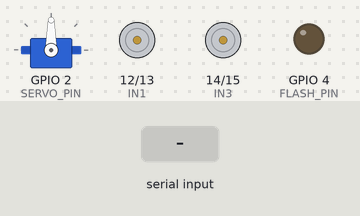
The program below on a simulated ESP32. Shown: servo, motor-driver pin pairs drawn as motors (green arrow = first pin HIGH = forward, orange = second pin HIGH = backward, longer = more drive), output pins drawn as LEDs (lit = HIGH). The test bench sets the inputs (shaded band). WiFi joins after 1.5 s; servers stay silent unless stated; nothing arrives over Bluetooth unless stated; the camera gives no picture; what the program prints to the serial monitor is not drawn.

Above: at 5.0 s.
5.1 s: "<F>" received over the second serial link
At 7.7 s:
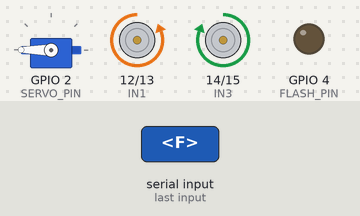
8.1 s: "<B>" received over the second serial link
At 9.3 s:
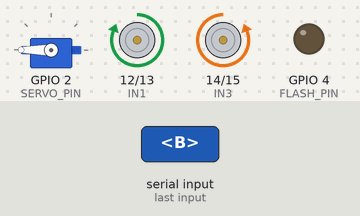
9.6 s: "<L>" received over the second serial link
At 10.6 s:
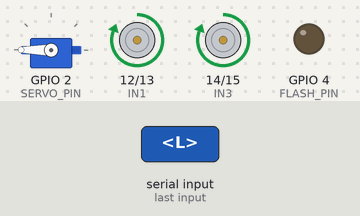
11.1 s: "<R>" received over the second serial link
At 11.7 s:
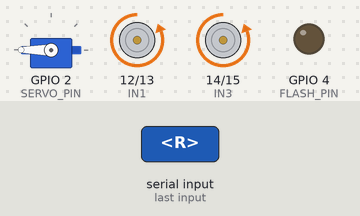
12.6 s: "<S>" received over the second serial link
At 12.9 s:
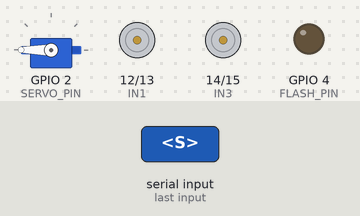
14.1 s: "<,>" received over the second serial link
At 15.2 s:
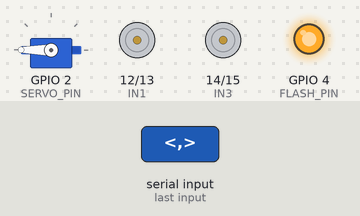
Timing chart, 0 to 16.6 s (numbered marks = the images above; inputs shaded):
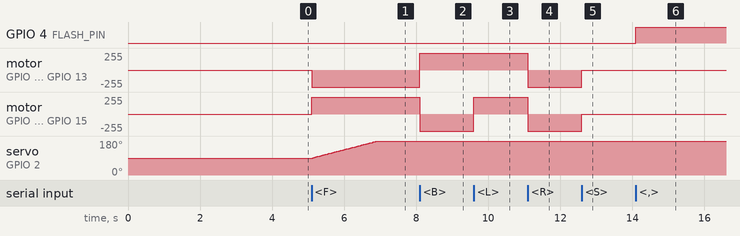

Measured:
- after the input at 5.1 s, motor on GPIO 12 (IN1) / GPIO 13 (IN2): stopped → backward 255/255 at once; motor on GPIO 14 (IN3) / GPIO 15 (IN4): stopped → forward 255/255 at once; servo on GPIO 2 (SERVO_PIN): moves from 90° to 180° over 1.8 s, starting at once
- after the input at 8.1 s, motor on GPIO 12 (IN1) / GPIO 13 (IN2): backward 255/255 → forward 255/255 at once; motor on GPIO 14 (IN3) / GPIO 15 (IN4): forward 255/255 → backward 255/255 at once
- after the input at 9.6 s, motor on GPIO 14 (IN3) / GPIO 15 (IN4): backward 255/255 → forward 255/255 at once
- after the input at 11.1 s, motor on GPIO 12 (IN1) / GPIO 13 (IN2), motor on GPIO 14 (IN3) / GPIO 15 (IN4): forward 255/255 → backward 255/255 at once
- after the input at 12.6 s, motor on GPIO 12 (IN1) / GPIO 13 (IN2), motor on GPIO 14 (IN3) / GPIO 15 (IN4): backward 255/255 → stopped at once
- after the input at 14.1 s, GPIO 4 (FLASH_PIN): LOW → HIGH at once

The program:

main.cpp
```cpp
// Sources-
// BLE (e.g. GATT [hierarchy...]) vs BT Classic (e.g. SPP)
// https://youtu.be/P0aqbD9umDE, https://youtu.be/wkO-ytWVvC0
// https://github.com/espressif/arduino-esp32/tree/master/libraries/BLE
// MIT App Inventor- https://youtu.be/qS4WtLu5wzE
// Servomotor- https://www.youtube.com/shorts/G6hntRnA8fM

// ESP32-CAM CH340 HW-818 (uses ESP32-S chip/MCU), AI Thinker ESP32-CAM
// OV2640 Camera Sensor
// Hold Flash... > Upload > Connecting... (Click RST) > Writing @ 0x00... (Release Flash)
// Click RST to start program...

// millis()- returns #ms passed since MCU started running program (up to ~49days)
// delay()- blocking, millis()- non-blocking

// PSRAM, DRAM, IRAM?

// <>- built-in (Arduino Framework, Espressif32 Platform), ""- 3rd-party
#include <Arduino.h>
#include <WiFi.h>
// #include <LittleFS.h>  //
#include <BluetoothSerial.h>  // BT Classic (Serial Port Profile / SPP, like UART)
// #include <BLEDevice.h>
// #include <BLEUtils.h>
// #include <BLEServer.h>
// #include <BLECharacteristic.h>
// #include <BLE2902.h>
#include "ESP32Servo.h"
// #include "CameraController.h"

#include "esp_camera.h"
#define CAMERA_MODEL_AI_THINKER // Has PSRAM
// #include "app_httpd.cpp"
#include "camera_pins.h"
#include <WebServer.h>

// Pins
const int IN1 = 12;   // Motor A direction pin 1
const int IN2 = 13;   // Motor A direction pin 2
const int IN3 = 14;   // Motor B direction pin 1
const int IN4 = 15;   // Motor B direction pin 2
// const int ENA = 2;    // PWM for Motor A
// const int ENB = 16;   // PWM for Motor B
// #define LED_PIN 2  // or 32/33/4/3
const int FLASH_PIN = 4;
bool isFlash = false;

// PWM channels for ESP32
// const int pwmChannelA = 0;  // 0-15
// const int pwmChannelB = 1;
// const int pwmFreq = 15000;
// const int pwmResolution = 8;  // Bits, 0–255

// WiFi- enter credentials
const char* SSID = "";  // Init pointer
const char* PASSWORD = "";
// WiFiServer Server(80);  // Port 80?

// Bluetooth
BluetoothSerial SerialBT;

// Servomotor
Servo MyServo;
const int SERVO_PIN = 2;
int angle = 90;
const int minPulseWidth = 500;  // 0.5ms
const int maxPulseWidth = 2400;  // 2.5ms
int targetAngle = 90;
int tiltDir = 0;  // 0- stop, -1- left, 1- right
unsigned long lastMove = 0;
const int ROTATE_SPEED = 20;  // ms per step

// Camera
// CameraController cam;
WebServer Server(80);  // Initializes web server obj... listen to incoming HTTP web reqs on port80
// void startCameraServer();
// void setupLedFlash(int pin);
// void handleJPGStream();
const int DELAY_CAMERA = 60;

// Helper funcs
bool setupCamera() {
  camera_config_t config;
  config.ledc_channel = LEDC_CHANNEL_0;
  config.ledc_timer = LEDC_TIMER_0;
  config.pin_d0 = Y2_GPIO_NUM;
  config.pin_d1 = Y3_GPIO_NUM;
  config.pin_d2 = Y4_GPIO_NUM;
  config.pin_d3 = Y5_GPIO_NUM;
  config.pin_d4 = Y6_GPIO_NUM;
  config.pin_d5 = Y7_GPIO_NUM;
  config.pin_d6 = Y8_GPIO_NUM;
  config.pin_d7 = Y9_GPIO_NUM;
  config.pin_xclk = XCLK_GPIO_NUM;
  config.pin_pclk = PCLK_GPIO_NUM;
  config.pin_vsync = VSYNC_GPIO_NUM;
  config.pin_href = HREF_GPIO_NUM;
  config.pin_sccb_sda = SIOD_GPIO_NUM;
  config.pin_sccb_scl = SIOC_GPIO_NUM;
  config.pin_pwdn = PWDN_GPIO_NUM;
  config.pin_reset = RESET_GPIO_NUM;
  config.xclk_freq_hz = 20000000;
  // config.frame_size = FRAMESIZE_UXGA;
  // config.frame_size = FRAMESIZE_QVGA;  // 320x240
  config.pixel_format = PIXFORMAT_JPEG; // for streaming
  //config.pixel_format = PIXFORMAT_RGB565; // for face detection/recognition
  // config.grab_mode = CAMERA_GRAB_WHEN_EMPTY;
  config.grab_mode = CAMERA_GRAB_LATEST;
  config.fb_location = CAMERA_FB_IN_PSRAM;
  config.jpeg_quality = 10;  // 0-63 (higher-worst), 10/12/15/20/35/30/35
  config.fb_count = 1;
  // PSRAM, DRAM, IRAM?

  // Better settings
  config.frame_size = FRAMESIZE_UXGA;

  // camera init
  esp_err_t err = esp_camera_init(&config);
  if (err != ESP_OK) {
    Serial.printf("Camera init failed 0x%x\n", err);
    return false;
    // delay(3000);
    // ESP.restart();
  }

  // // Reduce final frame size further for stability
  sensor_t * s = esp_camera_sensor_get();
  // s->set_framesize(s, FRAMESIZE_QVGA);  // Fastest + least IRAM
  if (s) {
    // s->set_framesize(s, FRAMESIZE_QVGA);
    // reduce features that increase CPU
    // s->set_gain_ctrl(s, 0);     // gain control off
    // s->set_exposure_ctrl(s, 0); // exposure off (auto exposure costs cycles)
    // s->set_whitebal(s, 0);      // white balance off
    s->set_wb_mode(s, 3);       // 0:sunny, 1:cloudy, 2:office, 3:home
    s->set_special_effect(s, 0);

    // Better settings
    // Other settings- brightness, contrast, saturation [-2, 2], sharpness [0, 3]
    s->set_framesize(s, FRAMESIZE_UXGA);
    s->set_aec2(s, 1);  // Auto Exposure improved
    s->set_exposure_ctrl(s, 1);
    s->set_gain_ctrl(s, 1);
    s->set_whitebal(s, 1);
    // s->set_blc(s, 1);  // Backlight Compensation

    s->set_brightness(s, 1);
    s->set_contrast(s, 1);
    s->set_saturation(s, 0);
  }

// Setup LED FLash if LED pin is defined in camera_pins.h
// #if defined(LED_GPIO_NUM)
//   setupLedFlash(LED_GPIO_NUM);
// #endif

  return true;
}

// HTML for online camera...- typical structure in C++ notes...
// Stored in progmem/flash instead of ram
const char index_html[] PROGMEM = R"rawliteral(
<!DOCTYPE html>
<html>
<head>
  <meta charset="UTF-8">
  <meta name="viewport" content="width=device-width, initial-scale=1.0">
  <title>ESP32 RC Car Stream</title>
</head>

<body style="padding: 50px; margin:0; background:black;">
  <img src="/stream" width="100%" height="auto" />
</body>
</html>
)rawliteral";
// rawliteral- delimiter name,

void handleStream() {
  WiFiClient Client = Server.client();
  if (!Client) return;

  Client.println("HTTP/1.1 200 OK");
  Client.println("Content-Type: multipart/x-mixed-replace; boundary=frame");
  Client.println("Cache-Control: no-cache\n");

  while (Client.connected()){
    camera_fb_t * fb = esp_camera_fb_get();
    if(!fb) break;

    Client.printf("--frame\r\nContent-Type: image/jpeg\r\nContent-Length: %u\r\n\r\n", fb->len);
    Client.write(fb->buf, fb->len);
    Client.write("\r\n");

    esp_camera_fb_return(fb);
    delay(DELAY_CAMERA);
  }
}

void handleCapture() {
  WiFiClient Client = Server.client();
  camera_fb_t * fb = esp_camera_fb_get();

  if(!fb){
    Server.send(500, "text/plain", "Camera capture failed");
    return;
  }

  Server.sendHeader("Cache-Control", "no-store, no-cache, must-revalidate, max-age=0");
  Server.sendHeader("Pragma", "no-cache");
  Server.sendHeader("Expires", "0");
  Server.setContentLength(fb->len);
  Server.send(200, "image/jpeg", "");

  if (Client) {
    Client.write(fb->buf, fb->len);
  }
  esp_camera_fb_return(fb);
}

void handleRoot() {
  // Server.send_P(200, "text/html", index_html);
  handleCapture();
}

void handleNotFound() {
  Server.send(404, "text/plain", "Not Found");
}

void startCameraServer() {
  Server.on("/", HTTP_GET, handleRoot);
  Server.on("/stream", HTTP_GET, handleStream);
  Server.on("/capture", HTTP_GET, handleCapture);
  Server.onNotFound(handleNotFound);
  Server.begin();
  Serial.println("Camera Server started");
}

void forward(int speed) {
  digitalWrite(IN1, LOW);
  digitalWrite(IN2, HIGH);

  digitalWrite(IN3, HIGH);
  digitalWrite(IN4, LOW);

  // ledcWrite(pwmChannelA, speed);
  // ledcWrite(pwmChannelB, speed);
  Serial.println("Forward");
}

void backward() {
  digitalWrite(IN1, HIGH);
  digitalWrite(IN2, LOW);

  digitalWrite(IN3, LOW);
  digitalWrite(IN4, HIGH);

  Serial.println("Backward");
}

void left() {
  digitalWrite(IN1, HIGH);
  digitalWrite(IN2, LOW);

  digitalWrite(IN3, HIGH);
  digitalWrite(IN4, LOW);

  Serial.println("Left");
}

void right() {
  digitalWrite(IN1, LOW);
  digitalWrite(IN2, HIGH);

  digitalWrite(IN3, LOW);
  digitalWrite(IN4, HIGH);

  Serial.println("Right");
}

void stopCar() {
  // ledcWrite(pwmChannelA, 0);
  // ledcWrite(pwmChannelB, 0);
  digitalWrite(IN1, LOW);
  digitalWrite(IN2, LOW);
  digitalWrite(IN3, LOW);
  digitalWrite(IN4, LOW);

  Serial.println("Stop");
}

// void tiltLeft() {
//   if (angle > 0 && angle <= 180) {
//     angle--;
//     MyServo.write(angle);
//     delay(20);
//   }
// }

// void tiltRight() {
//   if (angle < 180 && angle >= 0) {
//     angle++;
//     MyServo.write(angle);
//     delay(20);
//   }
// }

// void tiltCenter() {
//   while (angle != 90) {
//     if (angle < 90 && angle >= 0) tiltRight();
//     if (angle > 90 && angle <= 180) tiltLeft();
//   }
// }

void flash() {
  if (isFlash == false) digitalWrite(FLASH_PIN, LOW);
  else if (isFlash == true) digitalWrite(FLASH_PIN, HIGH);
}

void setup() {
  // Direction pins
  pinMode(IN1, OUTPUT);
  pinMode(IN2, OUTPUT);
  pinMode(IN3, OUTPUT);
  pinMode(IN4, OUTPUT);

  pinMode(FLASH_PIN, OUTPUT);

  Serial.begin(115200);
  // Serial.setDebugOutput(true);
  delay(500);

  // Setup PWM channels
  // ledcSetup(pwmChannelA, pwmFreq, pwmResolution);
  // ledcSetup(pwmChannelB, pwmFreq, pwmResolution);
  // ledcSetup(pwmChannelLed, pwmFreq2, pwmResolution);

  // Attach PWM pins
  // ledcAttachPin(ENA, pwmChannelA);
  // ledcAttachPin(ENB, pwmChannelB);
  // ledcAttachPin(FLASH_LED, pwmChannelLed);

  // Bluetooth
  SerialBT.begin("ESP32RC");
  Serial.println("Connecting to Bluetooth");
  delay(500);

  // Servo
  MyServo.attach(SERVO_PIN, minPulseWidth, maxPulseWidth);
  MyServo.setPeriodHertz(50);  // 50Hz
  MyServo.write(angle);
  delay(500);

  // WiFi
  WiFi.begin(SSID, PASSWORD);
  // WiFi.setSleep(false);
  Serial.print("Connecting to WiFi.");
  while (WiFi.status() != WL_CONNECTED) {
    delay(500);
    Serial.print(".");
  }
  Serial.print("\nConnected to WiFi: ");
  Serial.println(WiFi.localIP());
  // Serial.print(WiFi.localIP().toString());
  // Server.begin();
  delay(500);

  // Init cam & start server
  // cam.begin();
  setupCamera();
  startCameraServer();

  Serial.println("Start");
  // ledcWrite(pwmChannelLed, 10);
  // delay(1000);
  // ledcWrite(pwmChannelLed, 0);
}

void loop() {
  // WiFiClient client = server.available();
  // if (!client) return;

  // String req = client.readStringUntil('\r');
  // client.flush();

  // // Process reqs from web page
  // if (req.indexOf("/forward") != -1) { forward(255); }
  // if (req.indexOf("/backward") != -1) { backward(255); }
  // if (req.indexOf("/left") != -1) { left(255); }
  // if (req.indexOf("/right") != -1) { right(255); }
  // if (req.indexOf("/stopCar") != -1) { stopCar(); }

  // // Send the webpage
  // client.println("HTTP/1.1 200 OK");
  // client.println("Content-type:text/html");
  // client.println("Access-Control-Allow-Origin: *");
  // client.println();
  // client.println("OK");

  Server.handleClient();

  if (SerialBT.available()) {
    char cmd = SerialBT.read();
    Serial.print("Clicked: ");
    Serial.println(cmd);

    //
    if(cmd == 'F') forward(255);
    else if(cmd == 'B') backward();
    else if(cmd == 'L') left();
    else if(cmd == 'R') right();
    else if(cmd == 'S') stopCar();

    if(cmd == '<') { tiltDir = -1; }
    else if(cmd == '>') { tiltDir = 1; }
    else if(cmd == 'C') { tiltDir = 0; targetAngle = 90; }
    else if(cmd == '.') { tiltDir = 0; targetAngle = angle; }

    if(cmd == ',') {
      if (isFlash == true) { isFlash = false; }
      else if (isFlash == false) { isFlash = true; }
      // isFlash = !isFlash;
      flash();
    }
  }

  if (millis() - lastMove >= ROTATE_SPEED) {
    if (tiltDir == -1 && angle > 0 && angle <= 180) { angle--; Serial.println("Tilt Left"); }  // To left
    else if (tiltDir == 1 && angle < 180 && angle >= 0) { angle++; Serial.println("Tilt Right"); }
    else if (tiltDir == 0) {
      if (angle < targetAngle) { angle++; Serial.println("Centering"); }
      else if (angle > targetAngle) { angle--; Serial.println("Centering"); }
    }
    MyServo.write(angle);
    lastMove = millis();
  }

  // Cam
  // cam.update();
}
```

Source omitted: camera_pins.h (8129 bytes)
